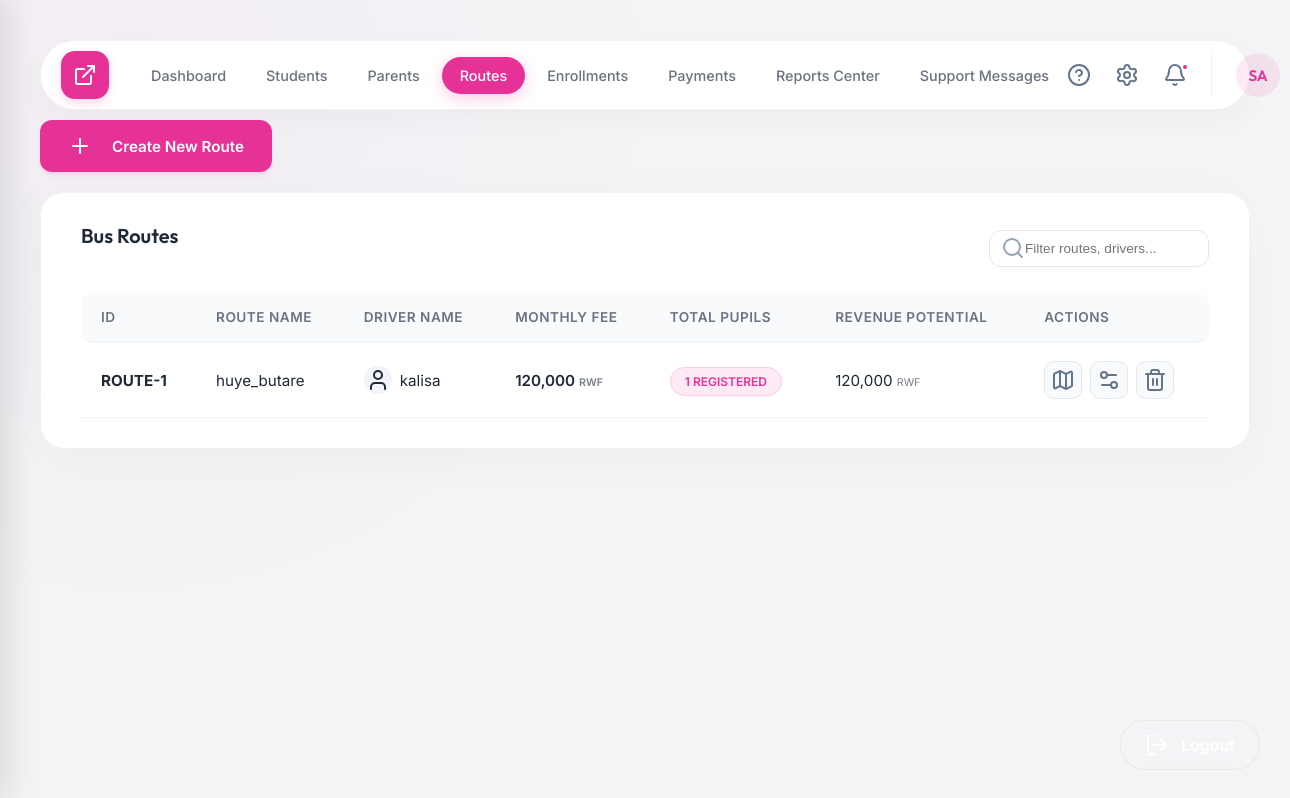
Page /admin.php?page=routes (signed in) on the earlier database version.
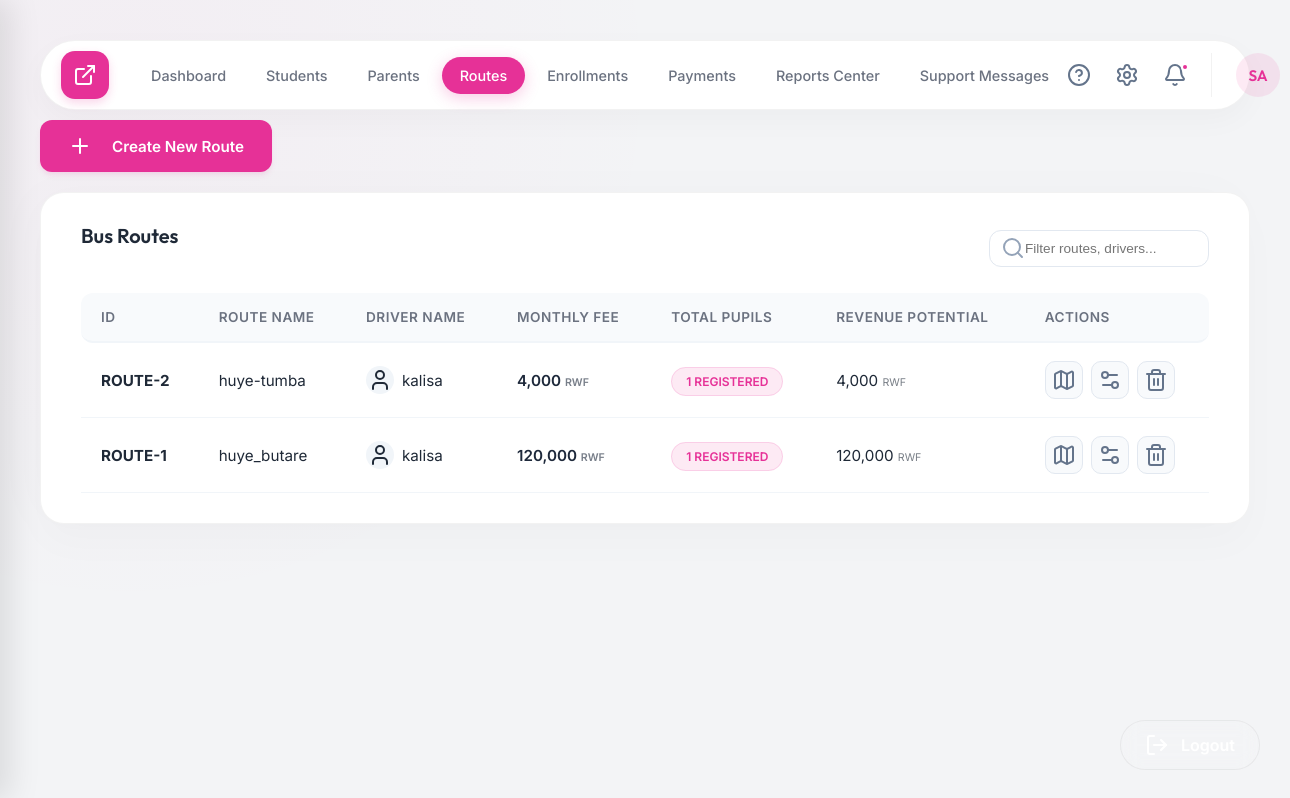
Same page on the later database version.
### tables this page shows
CREATE TABLE bus_routes (
            id INTEGER PRIMARY KEY AUTOINCREMENT,
            route_name VARCHAR(100) NOT NULL,
            driver_name VARCHAR(100),
            monthly_fee DECIMAL(10,2) NOT NULL
        );

### pages/routes.php (the view, shortened to what this page needs)
<?php
require_once 'backend/db.php';
$sql = "SELECT r.*, (SELECT COUNT(*) FROM transport_enrollments te WHERE te.route_id = r.id) as student_count
        FROM bus_routes r
        ORDER BY r.id DESC";
$routes = $pdo->query($sql)->fetchAll();
?>
<div class="content-header" style="justify-content: flex-end; margin-top: -30px; margin-bottom: 20px;">
    <div class="header-tools">
        <button class="btn btn-primary" onclick="openAddModal('routes', ['route_name', 'driver_name', 'monthly_fee', 'total_pupils', 'revenue_potential'])">
            <i data-lucide="plus" style="margin-right: 8px;"></i>
            Create New Route
        </button>
    </div>
</div>
<div class="table-container">
    <div style="display: flex; justify-content: space-between; align-items: center; margin-bottom: 20px;">
        <div class="table-title">Bus Routes</div>
        <div style="position: relative;">
            <input type="text" placeholder="Filter routes, drivers..." class="local-table-filter" style="padding: 10px 15px 10px 35px; border-radius: 12px; border: 1px solid #e2e8f0; font-size: 0.85rem; width: 220px; outline: none; transition: all 0.3s;" onfocus="this.style.borderColor='var(--primary)'" onblur="this.style.borderColor='#e2e8f0'">
            <i data-lucide="search" size="16" style="position: absolute; left: 12px; top: 50%; transform: translateY(-50%); color: #94a3b8;"></i>
        </div>
    </div>
    <table>
        <thead>
            <tr>
                <th>ID</th>
                <th>Route Name</th>
                <th>Driver Name</th>
                <th>Monthly Fee</th>
                <th>Total Pupils</th>
                <th>Revenue Potential</th>
                <th>Actions</th>
            </tr>
        </thead>
        <tbody>
            <?php if (empty($routes)): ?>
                <tr>
                    <td colspan="7" style="text-align: center; padding: 40px; color: #64748b; font-style: italic;">
                        No transport routes defined yet.
                    </td>
                </tr>
            <?php else: ?>
                <?php foreach ($routes as $r): ?>
                    <tr>
                        <td><strong>ROUTE-<?php echo $r['id']; ?></strong></td>
                        <td><?php echo htmlspecialchars($r['route_name']); ?></td>
                        <td>
                            <div style="display: flex; align-items: center; gap: 8px;">
                                <div style="width: 28px; height: 28px; border-radius: 50%; background: #f1f5f9; display: flex; align-items: center; justify-content: center;">
                                    <i data-lucide="user" size="14"></i>
                                </div>
                                <?php echo htmlspecialchars($r['driver_name'] ?: 'No Driver Assigned'); ?>
                            </div>
                        </td>
                        <td><span style="font-weight: 600; color: #1e293b;"><?php echo number_format($r['monthly_fee']); ?> <span style="font-size: 0.7em; opacity: 0.6;">RWF</span></span></td>
                        <td>
                            <span class="badge badge-paid"><?php echo $r['student_count']; ?> Registered</span>
                        </td>
                        <td>
                            <?php echo number_format($r['student_count'] * $r['monthly_fee']); ?> <span style="font-size: 0.7em; opacity: 0.6;">RWF</span>
                        </td>
                        <td>
                            <div style="display: flex; gap: 8px;">
                                <button class="btn btn-icon" title="View Route Logistics"><i data-lucide="map"></i></button>
                                <button class="btn btn-icon" title="Edit Route" onclick='openEditModal("routes", <?php echo $r["id"]; ?>, <?php echo json_encode($r); ?>)'><i data-lucide="settings-2"></i></button>
                                <button class="btn btn-icon text-red" title="Delete Route" onclick="deleteItem('routes', <?php echo $r['id']; ?>)"><i data-lucide="trash-2"></i></button>
                            </div>
                        </td>
                    </tr>
                <?php endforeach; ?>
            <?php endif; ?>
        </tbody>
    </table>
</div>

Differences in the rows shown:
added bus_routes: id "2", route_name "huye-tumba", driver_name "kalisa", monthly_fee "4,000", student_count "1"
